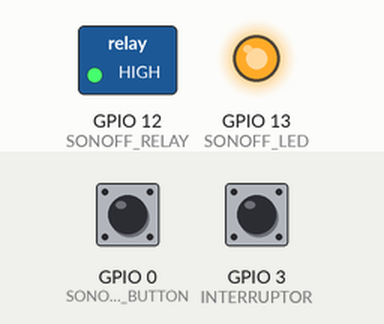
Recording of a sketch running on a simulated ESP8266 (NodeMCU). On the bench: switched loads named in the sketch (green lamp = pin HIGH), output pins drawn as LEDs (lit = HIGH). The inputs (shaded band) are chosen by the test bench; at power-on: GPIO 3 (INTERRUPTOR) HIGH, GPIO 0 (SONOFF_BUTTON) HIGH. WiFi joins after 1.5 s; servers stay silent unless stated; EEPROM starts erased.

Above: at 2.7 s.
2.8 s: GPIO 3 (INTERRUPTOR) pulled LOW for 0.15 s
At 4.0 s:
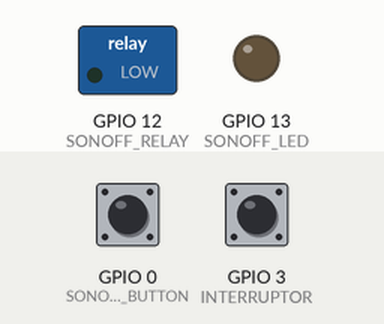
4.5 s: GPIO 3 (INTERRUPTOR) pulled LOW for 3.2 s
At 5.7 s:
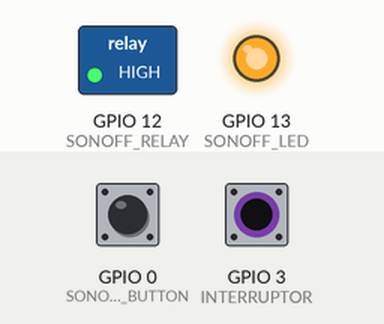
9.2 s: GPIO 0 (SONOFF_BUTTON) pulled LOW for 0.15 s
At 10.6 s:
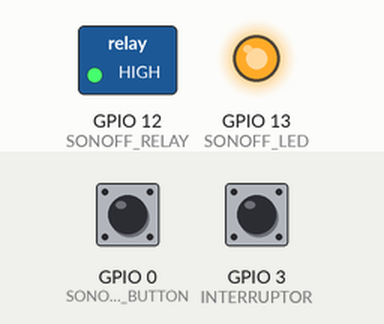
Timing chart, 0 to 12.2 s (numbered marks = the images above; inputs shaded):
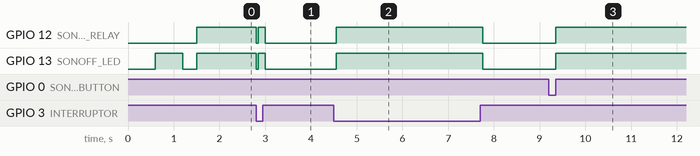

The sketch:

Thiagogo_blynk_app_TETO.ino
```cpp
/*
   1MB flash sizee
   Thiagogo esp8266-01
   gpio  0 - button
   gpio 2 - relay
   gpio 1 - green led - active low
   gpio 3 (RX) - interruptor externo
*/

#define SONOFF_BUTTON   0
#define SONOFF_RELAY    12
#define SONOFF_LED      13
#define INTERRUPTOR     3

#define BLYNK_PRINT Serial    // Comment this out to disable prints and save space
#include <ESP8266WiFi.h>
#include <BlynkSimpleEsp8266.h>

static bool BLYNK_ENABLED = true;

#include <WiFiManager.h>          //https://github.com/tzapu/WiFiManager

#include <EEPROM.h>

#define EEPROM_SALT 12663
typedef struct {
  int   salt = EEPROM_SALT;
  char  blynkToken[33]  = "";
  char  blynkServer[33] = "blynk-cloud.com";
  char  blynkPort[6]    = "8442";
} WMSettings;

WMSettings settings;

#include <ArduinoOTA.h>


//for LED status
#include <Ticker.h>
Ticker ticker;


const int CMD_WAIT = 0;
const int CMD_BUTTON_CHANGE = 1;

int cmd = CMD_WAIT;
int relayState = HIGH;

//inverted button state
int buttonState = LOW;

int ultimoestadobotao = HIGH; //interruptor externo

static long startPress = 0;

int estadobotao;
unsigned long lastDebounceTime = 0;
unsigned long debounceDelay = 50; //debounce botão

void tick()
{
  //toggle state
  int state = digitalRead(SONOFF_LED);  // get the current state of GPIO1 pin
  digitalWrite(SONOFF_LED, !state);     // set pin to the opposite state
}

//gets called when WiFiManager enters configuration mode
void configModeCallback (WiFiManager *myWiFiManager) {
  //Serial.println("Entered config mode");
  //Serial.println(WiFi.softAPIP());
  //if you used auto generated SSID, print it
  //Serial.println(myWiFiManager->getConfigPortalSSID());
  //entered config mode, make led toggle faster
  ticker.attach(0.2, tick);
}


void setState(int s) {
  digitalWrite(SONOFF_RELAY, s);
  digitalWrite(SONOFF_LED, s % 2); // led is active low
  Blynk.virtualWrite(6, s*255);
}

void turnOn() {
  relayState = LOW;
  setState(relayState);
}

void turnOff() {
  relayState = HIGH;
  setState(relayState);
}

void toggleState() {
  cmd = CMD_BUTTON_CHANGE;
}

//flag for saving data
bool shouldSaveConfig = false;

//callback notifying us of the need to save config
void saveConfigCallback () {
  //Serial.println("Should save config");
  shouldSaveConfig = true;
}


void toggle() {
  //Serial.println("toggle state");
  //Serial.println(relayState);
  relayState = relayState == HIGH ? LOW : HIGH;
  setState(relayState);
}

void restart() {
  ESP.reset();
  delay(1000);
}

void apaga() {
  //reset settings to defaults

    WMSettings defaults;
    settings = defaults;
    EEPROM.begin(512);
    EEPROM.put(0, settings);
    EEPROM.end();

  //reset wifi credentials
  WiFi.disconnect();
  delay(1000);
  ESP.restart();
  delay(1000);
}


//off - button
BLYNK_WRITE(0) {
  int a = param.asInt();
  if (a != 0) {
    turnOff();
  }
}

//on - button
BLYNK_WRITE(1) {
  int a = param.asInt();
  if (a != 0) {
    turnOn();
  }
}

//toggle - button
BLYNK_WRITE(2) {
  int a = param.asInt();
  if (a != 0) {
    toggle();
  }
}

//restart - button
BLYNK_WRITE(3) {
  int a = param.asInt();
  if (a != 0) {
    restart();
  }
}

//restart - button
BLYNK_WRITE(4) {
  int a = param.asInt();
  if (a != 0) {
    apaga();
  }
}

//status - display
BLYNK_READ(5) {
  Blynk.virtualWrite(5, relayState);
}

void setup()
{
  //Serial.begin(115200);

  //set led pin as output
  pinMode(SONOFF_LED, OUTPUT);

  pinMode(SONOFF_RELAY, OUTPUT);

  // start ticker with 0.5 because we start in AP mode and try to connect
  ticker.attach(0.6, tick);


  //setup relay lampada on para instalaçao no teto
  pinMode(SONOFF_RELAY, OUTPUT);

  turnOn();


  const char *hostname = "THIAGOGO";

  WiFiManager wifiManager;
  //set callback that gets called when connecting to previous WiFi fails, and enters Access Point mode
  wifiManager.setAPCallback(configModeCallback);

  //timeout - this will quit WiFiManager if it's not configured in 3 minutes, causing a restart
  wifiManager.setConfigPortalTimeout(180);

  //custom params
  EEPROM.begin(512);
  EEPROM.get(0, settings);
  EEPROM.end();

  if (settings.salt != EEPROM_SALT) {
    //Serial.println("Invalid settings in EEPROM, trying with defaults");
    WMSettings defaults;
    settings = defaults;
  }

  //Serial.println(settings.blynkToken);
  //Serial.println(settings.blynkServer);
  //Serial.println(settings.blynkPort);

  WiFiManagerParameter custom_blynk_text("Blynk config. <br/> No token to disable.");
  wifiManager.addParameter(&custom_blynk_text);

  WiFiManagerParameter custom_blynk_token("blynk-token", "blynk token", settings.blynkToken, 33);
  wifiManager.addParameter(&custom_blynk_token);

  WiFiManagerParameter custom_blynk_server("blynk-server", "blynk server", settings.blynkServer, 33);
  wifiManager.addParameter(&custom_blynk_server);

  WiFiManagerParameter custom_blynk_port("blynk-port", "blynk port", settings.blynkPort, 6);
  wifiManager.addParameter(&custom_blynk_port);

  //set config save notify callback
  wifiManager.setSaveConfigCallback(saveConfigCallback);

  if (!wifiManager.autoConnect(hostname)) {
    //Serial.println("failed to connect and hit timeout");
    //reset and try again, or maybe put it to deep sleep
    ESP.reset();
    delay(1000);
  }

  //Serial.println(custom_blynk_token.getValue());
  //save the custom parameters to FS
  if (shouldSaveConfig) {
    //Serial.println("Saving config");

    strcpy(settings.blynkToken, custom_blynk_token.getValue());
    strcpy(settings.blynkServer, custom_blynk_server.getValue());
    strcpy(settings.blynkPort, custom_blynk_port.getValue());

    //Serial.println(settings.blynkToken);
    //Serial.println(settings.blynkServer);
    //Serial.println(settings.blynkPort);

    EEPROM.begin(512);
    EEPROM.put(0, settings);
    EEPROM.end();
  }

  //config blynk
  if (strlen(settings.blynkToken) == 0) {
    BLYNK_ENABLED = false;
  }
  if (BLYNK_ENABLED) {
    Blynk.config(settings.blynkToken, settings.blynkServer, atoi(settings.blynkPort));
  }

  //OTA
  ArduinoOTA.onStart([]() {
    //Serial.println("Start OTA");
  });
  ArduinoOTA.onEnd([]() {
    //Serial.println("\nEnd");
  });
  ArduinoOTA.onProgress([](unsigned int progress, unsigned int total) {
    //Serial.printf("Progress: %u%%\r", (progress / (total / 100)));
  });
  /*ArduinoOTA.onError([](ota_error_t error) {
    //Serial.printf("Error[%u]: ", error);
    if (error == OTA_AUTH_ERROR) //Serial.println("Auth Failed");
    else if (error == OTA_BEGIN_ERROR) //Serial.println("Begin Failed");
    else if (error == OTA_CONNECT_ERROR) //Serial.println("Connect Failed");
    else if (error == OTA_RECEIVE_ERROR) //Serial.println("Receive Failed");
    else if (error == OTA_END_ERROR) //Serial.println("End Failed");
  });*/
  ArduinoOTA.setHostname(hostname);
  ArduinoOTA.begin();

  //if you get here you have connected to the WiFi
  //Serial.println("connected...yeey :)");
  ticker.detach();

  //setup button
  pinMode(SONOFF_BUTTON, INPUT_PULLUP);
  attachInterrupt(SONOFF_BUTTON, toggleState, CHANGE);
  pinMode(INTERRUPTOR, INPUT_PULLUP);    // Define o pino do interruptor como entrada
  attachInterrupt(INTERRUPTOR, toggleState, CHANGE);

    //setup relay


  //Serial.println("done setup");
}


void loop()
{

  //ota loop
  ArduinoOTA.handle();
  //blynk connect and run loop
  if (BLYNK_ENABLED) {
    Blynk.run();
  }

  //delay(200);
  //Serial.println(digitalRead(SONOFF_BUTTON));
  switch (cmd) {
    case CMD_WAIT:
      break;
    case CMD_BUTTON_CHANGE:
      int currentState = digitalRead(SONOFF_BUTTON);
      if (currentState != buttonState) {
        if (buttonState == LOW && currentState == HIGH) {
          long duration = millis() - startPress;
          if (duration < 3000) {
            //Serial.println("short press - toggle relay");
            toggle();
          }  else if (duration < 10000) {
            //Serial.println("long press - reset settings");
            apaga();
          }
        } else if (buttonState == HIGH && currentState == LOW) {
          startPress = millis();
        }
        buttonState = currentState;
      }
      break;
  }


//botão externo interruptor de luz normal

int sensorval = digitalRead(INTERRUPTOR);

   if(sensorval != ultimoestadobotao){
    lastDebounceTime = millis();
   }
  if ((millis() - lastDebounceTime) > debounceDelay) {
    if (sensorval != estadobotao) {
      estadobotao = sensorval;
      //para usar botão tactil push button, descomentar o if
     // if (estadobotao == LOW) {
         toggle();
      //}
    }
  }
ultimoestadobotao = sensorval;

}
```

Measured:
- after the input at 2.8 s, GPIO 12 (SONOFF_RELAY), GPIO 13 (SONOFF_LED): HIGH → LOW at once, → HIGH 0.05 s later, → LOW 0.15 s later
- after the input at 4.5 s, GPIO 12 (SONOFF_RELAY), GPIO 13 (SONOFF_LED): LOW → HIGH after 0.05 s, → LOW 3.2 s later
- after the input at 9.2 s, GPIO 12 (SONOFF_RELAY), GPIO 13 (SONOFF_LED): LOW → HIGH after 0.15 s
